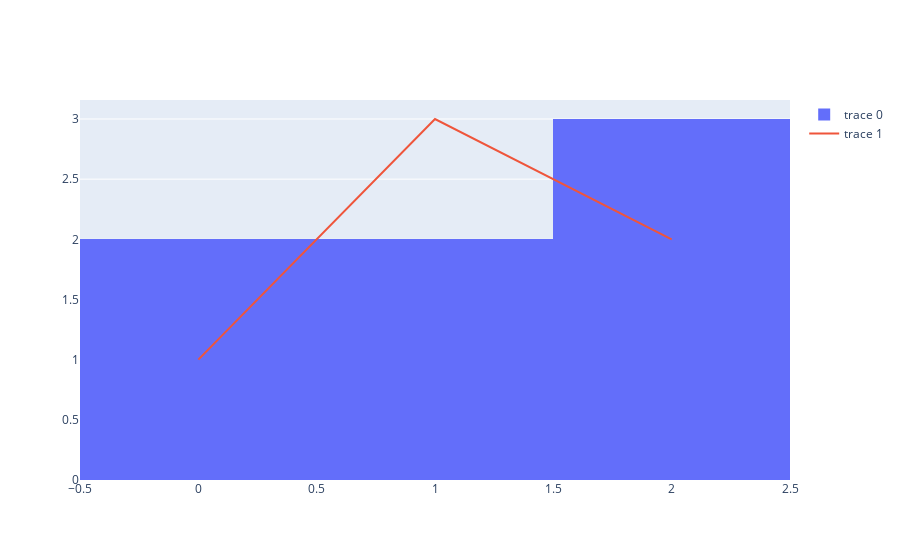

The notebook cell this image was saved under:
### Code cell
import plotly.graph_objects as go
fig = go.Figure()
fig.add_trace(go.Histogram(x=[1, 2, 0, 2, 1, 0, 2]))
fig.add_trace(go.Scatter(x=[0, 1, 2], y=[1, 3, 2], mode='lines'))
fig.show()

### Figure 1 — Plotly figure (JSON) as saved in the notebook; plotly's stock layout.template omitted (floating-point values rounded to 4 significant figures)
{"data": [{"type": "histogram", "x": [1, 2, 0, 2, 1, 0, 2]}, {"mode": "lines", "type": "scatter", "x": [0, 1, 2], "y": [1, 3, 2]}], "layout": {"autosize": true, "xaxis": {"autorange": true, "range": [-0.5, 2.5], "type": "linear"}, "yaxis": {"autorange": true, "range": [0, 3.158], "type": "linear"}}}
